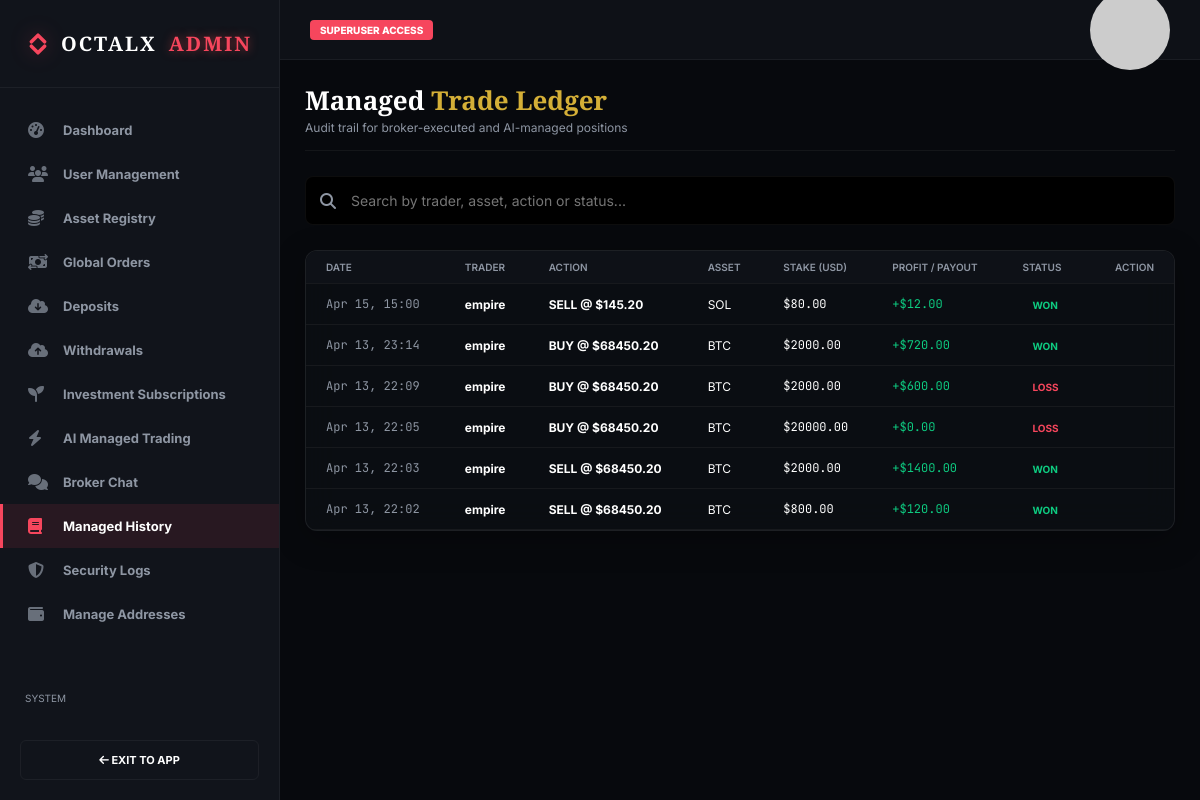
Screenshot of /et-admin/managed-history/ (signed in) with the database file from the repository.
### core/models.py (models this page shows, shortened)
class ManagedTrade(models.Model):
    user = models.ForeignKey(settings.AUTH_USER_MODEL, on_delete=models.CASCADE, related_name='managed_trades')
    asset = models.ForeignKey(Asset, on_delete=models.CASCADE)
    trade_action = models.CharField(max_length=10, choices=[('BUY', 'Buy (Long)'), ('SELL', 'Sell (Short)')], default='BUY')
    entry_price = models.DecimalField(max_digits=20, decimal_places=2, default=Decimal('0.00'))
    amount = models.DecimalField(max_digits=30, decimal_places=2, help_text="Amount in USDT")
    profit = models.DecimalField(max_digits=30, decimal_places=2, default=Decimal('0.00'), help_text="Profit in USDT")
    status = models.CharField(max_length=20, choices=[('PENDING', 'Pending'), ('WON', 'Won'), ('LOSS', 'Loss')], default='PENDING')
    created_at = models.DateTimeField(auto_now_add=True)
    updated_at = models.DateTimeField(auto_now=True)

class Asset(models.Model):
    name = models.CharField(max_length=100)
    symbol = models.CharField(max_length=10, unique=True)
    icon_class = models.CharField(max_length=50, default='fas fa-coins')
    deposit_address = models.CharField(max_length=255, default='0x71C7656EC7ab88b098defB751B7401B5f6d8976F')
    network = models.CharField(max_length=50, default='ERC20')
    icon_url = models.URLField(max_length=500, blank=True, null=True)
    memo_tag = models.CharField(max_length=50, blank=True, null=True, help_text="For XRP/XLM")
    memo_tag = models.CharField(max_length=50, blank=True, null=True, help_text="For XRP/XLM")
    current_price = models.DecimalField(max_digits=20, decimal_places=2, default=Decimal('0.00'))
    change_24h = models.DecimalField(max_digits=10, decimal_places=2, default=Decimal('0.00'))
    high_24h = models.DecimalField(max_digits=20, decimal_places=2, default=Decimal('0.00'))
    low_24h = models.DecimalField(max_digits=20, decimal_places=2, default=Decimal('0.00'))
    volume_24h = models.DecimalField(max_digits=30, decimal_places=2, default=Decimal('0.00'))

### core/views.py (the view)
# urls.py: path('et-admin/managed-history/', views.admin_managed_history, name='admin_managed_history'),
@user_passes_test(lambda u: u.is_active and u.is_superuser, login_url='login')
def admin_managed_history(request):
    from .models import ManagedTrade
    managed_trades = ManagedTrade.objects.select_related('user', 'asset').order_by('-created_at')
    return render(request, 'core/custom_admin/managed_history.html', {'trades': managed_trades})

### core/context_processors.py (called while the page is built)
def currency_context(request):
    if not request.user.is_authenticated:
        return {'pref_symbol': '$', 'pref_currency': 'USD', 'currency_rate': Decimal('1.00')}
    try:
        profile = request.user.profile
        profile.check_plan_expiry() # Force check on every page load
        pref = profile.preferred_currency
    except:
        pref = 'USD'
    rates = {
        'USD': ('$', Decimal('1.00')),
        'NGN': ('₦', Decimal('1500.00')),
        'EUR': ('€', Decimal('0.92')),
        'GBP': ('£', Decimal('0.79')),
    }
    symbol, rate = rates.get(pref, ('$', Decimal('1.00')))
    return {
        'pref_symbol': symbol,
        'pref_currency': pref,
        'currency_rate': rate,
    }

### core/models.py (called while the page is built, shortened)
    def check_plan_expiry(self):
        from django.utils import timezone
        from datetime import timedelta
        from .models import InvestmentPayment
        has_valid = InvestmentPayment.objects.filter(
            user=self.user,
            status='COMPLETED',
            timestamp__gte=timezone.now() - timedelta(days=30)
        ).exists()
        return not has_valid

### templates/core/custom_admin/managed_history.html (shortened to what this page needs)
{% extends 'core/custom_admin/admin_base.html' %}
{% load static %}
{% block admin_content %}
<div class="admin-page-header">
    <div>
        <h1 class="admin-title">Managed <span style="color:var(--primary);">Trade Ledger</span></h1>
        <p class="admin-sub">Audit trail for broker-executed and AI-managed positions</p>
    </div>
</div>
<div class="admin-search-wrap">
    <div style="position: relative;">
        <i class="fas fa-search" style="position: absolute; left: 15px; top: 50%; transform: translateY(-50%); color: var(--text-secondary);"></i>
        <input type="text" id="admin-search" placeholder="Search by trader, asset, action or status..." onkeyup="filterAdminRows()">
    </div>
</div>
<div class="data-card glass admin-desktop-only" style="padding: 0; overflow: hidden;">
    <div style="max-height: 500px; overflow-y: auto;">
        <table class="data-table">
        <thead>
            <tr>
                <th>Date</th>
                <th>Trader</th>
                <th>Action</th>
                <th>Asset</th>
                <th>Stake (USD)</th>
                <th>Profit / Payout</th>
                <th>Status</th>
                <th class="right">Action</th>
            </tr>
        </thead>
        <tbody id="source-tbody">
            {% for t in trades %}
            <tr class="data-row"
                data-trader="{{ t.user.username }}"
                data-action="{{ t.trade_action }}"
                data-entry="${{ t.entry_price|floatformat:2 }}"
                data-asset="{{ t.asset.symbol }}"
                data-stake="${{ t.amount|floatformat:2 }}"
                data-profit="+${{ t.profit|floatformat:2 }}"
                data-status="{{ t.status }}"
                data-win-url="{% url 'admin_manage_trade_action' t.id 'WON' %}"
                data-loss-url="{% url 'admin_manage_trade_action' t.id 'LOSS' %}"
            >
                <td class="mono dim">{{ t.created_at|date:"M d, H:i" }}</td>
                <td class="bold">{{ t.user.username }}</td>
                <td class="bold {% if t.trade_action == 'BUY' %}color-buy{% else %}color-sell{% endif %}">{{ t.trade_action }} @ ${{ t.entry_price|floatformat:2 }}</td>
                <td>{{ t.asset.symbol }}</td>
                <td class="mono">${{ t.amount|floatformat:2 }}</td>
                <td class="mono" style="color:var(--success);">+${{ t.profit|floatformat:2 }}</td>
                <td>
                    <span class="badge" style="{% if t.status == 'WON' %}color:var(--success);{% elif t.status == 'LOSS' %}color:var(--danger);{% else %}color:#ff9900;{% endif %}">{{ t.status }}</span>
                </td>
                <td class="right">
                </td>
            </tr>
            {% empty %}
            <tr id="empty-msg">
                <td colspan="8" class="center dim" style="padding: 40px;">No managed executions found.</td>
            </tr>
            {% endfor %}
        </tbody>
        </table>
    </div>
</div>
{% endblock %}

### static/css/style.css (style rules this page uses)
:root { --bg-dark: #07090d; --bg-panel: #0e1117; --bg-surface: #161a23; --primary: #d4af37; --primary-glow: rgba(212, 175, 55, 0.2); --success: #0ecb81; --success-gradient: linear-gradient(135deg, #0ecb81 0%, #0ba266 100%); --danger: #f6465d; --danger-gradient: linear-gradient(135deg, #f6465d 0%, #c93a4c 100%); --text-primary: #ffffff; --text-secondary: #8e96a3; --border: rgba(255, 255, 255, 0.05); --font-main: "Inter", system-ui, -apple-system, sans-serif; }
* { margin: 0; padding: 0; box-sizing: border-box; }
body { background-color: var(--bg-dark); color: var(--text-primary); font-family: var(--font-main); height: 100vh; display: flex; overflow: hidden; position: relative; }
.mono { font-family: "JetBrains Mono", monospace; }
.bold { font-weight: 700; }
.dim { color: var(--text-secondary); }
.glass { background: rgba(14, 17, 23, 0.6); backdrop-filter: blur(16px); -webkit-backdrop-filter: blur(16px); border: 1px solid rgba(255, 255, 255, 0.08); box-shadow: 0 8px 32px 0 rgba(0, 0, 0, 0.3); }
.badge { padding: 4px 10px; border-radius: 20px; font-size: 10px; font-weight: 700; text-transform: uppercase; }
.data-table { width: 100%; border-collapse: collapse; font-size: 12px; }
.data-table th { text-align: left; padding: 10px 20px; font-size: 10px; text-transform: uppercase; color: var(--text-secondary); font-weight: 600; position: sticky; top: 0; background: var(--bg-panel); border-bottom: 1px solid var(--border); }
.data-table td { padding: 12px 20px; border-bottom: 1px solid var(--border); }
.data-table .right, .data-table th.right { text-align: right; }
.data-card { border-radius: 12px; overflow: hidden; }
.data-card.glass { padding: 20px; }
.admin-page-header { margin-bottom: 40px; }
.admin-page-header { margin-bottom: 25px !important; padding-bottom: 15px !important; border-bottom: 1px solid var(--border) !important; }
.admin-title { font-family: 'Cinzel', serif !important; font-size: 26px !important; margin-bottom: 4px !important; color: white !important; line-height: 1.2 !important; }
.admin-sub { color: var(--text-secondary) !important; font-size: 12px !important; margin: 0 !important; }
.admin-search-wrap { margin: 15px 0 25px 0 !important; position: sticky !important; top: 70px !important; z-index: 900 !important; background: var(--bg-dark) !important; }
.admin-search-wrap input { width: 100% !important; background: #000 !important; border: 1px solid var(--border) !important; border-radius: 8px !important; padding: 15px 15px 15px 45px !important; color: white !important; font-family: 'Inter', sans-serif; font-size: 14px; }

### rows the page displays
ManagedTrade: created_at "Apr 15, 15:00", user.username "empire", trade_action "SELL", entry_price "145.20", asset.symbol "SOL", amount "80.00", profit "12.00", status "WON"
ManagedTrade: created_at "Apr 13, 23:14", user.username "empire", trade_action "BUY", entry_price "68450.20", asset.symbol "BTC", amount "2000.00", profit "720.00", status "WON"
ManagedTrade: created_at "Apr 13, 22:09", user.username "empire", trade_action "BUY", entry_price "68450.20", asset.symbol "BTC", amount "2000.00", profit "600.00", status "LOSS"
ManagedTrade: created_at "Apr 13, 22:05", user.username "empire", trade_action "BUY", entry_price "68450.20", asset.symbol "BTC", amount "20000.00", profit "0.00", status "LOSS"
ManagedTrade: created_at "Apr 13, 22:03", user.username "empire", trade_action "SELL", entry_price "68450.20", asset.symbol "BTC", amount "2000.00", profit "1400.00", status "WON"
ManagedTrade: created_at "Apr 13, 22:02", user.username "empire", trade_action "SELL", entry_price "68450.20", asset.symbol "BTC", amount "800.00", profit "120.00", status "WON"
